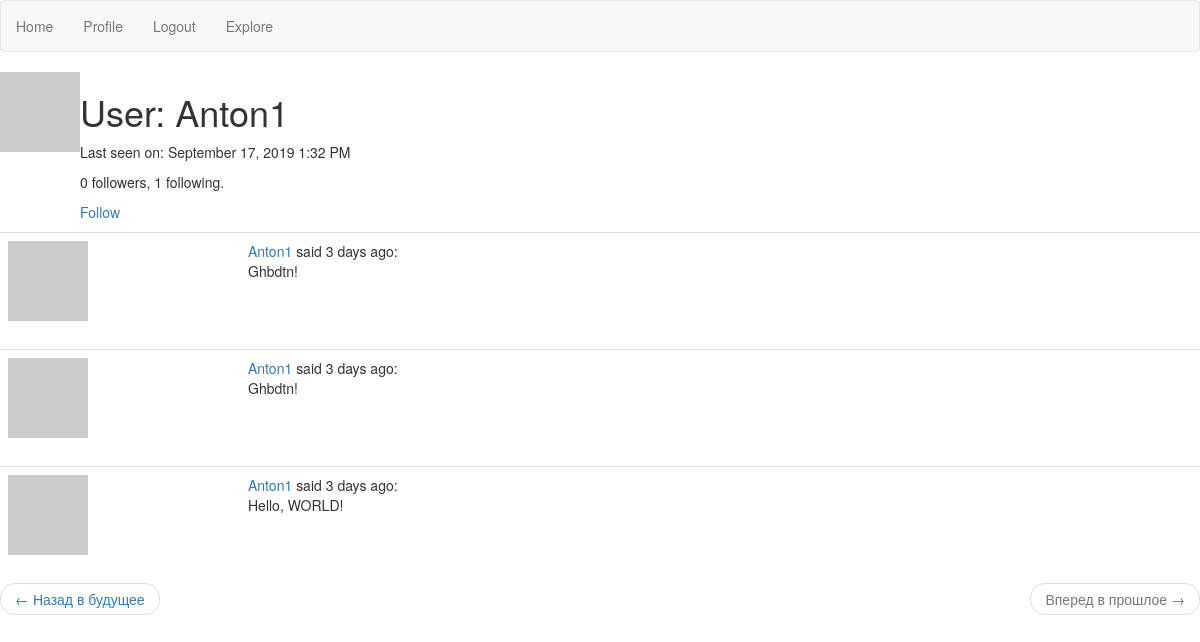
The page /user/Anton1?page=2 (signed in) on the database its author committed.
### app/models.py (models this page shows, shortened)
class User(UserMixin, db.Model):
    id = db.Column(db.Integer, primary_key=True)
    username = db.Column(db.String(64), index=True, unique=True)
    email = db.Column(db.String(120), index=True, unique=True)
    password_hash = db.Column(db.String(128))
    posts = db.relationship('Post', backref='author', lazy='dynamic')
    about_me = db.Column(db.String(300))
    last_seen = db.Column(db.DateTime, default=datetime.utcnow)
    followed = db.relationship(
        'User', secondary=followers,
        primaryjoin=(followers.c.follower_id == id),
        secondaryjoin=(followers.c.followed_id == id),
        backref=db.backref('followers', lazy='dynamic'), lazy='dynamic')
    def avatar(self, size):
        digest = md5(self.email.lower().encode('utf-8')).hexdigest()
        return 'https://www.gravatar.com/avatar/{}?d=identicon&s={}'.format(
            digest, size)
    def is_following(self, user):
        return self.followed.filter(
            followers.c.followed_id == user.id).count() > 0

class Post(db.Model):
    id = db.Column(db.Integer, primary_key=True)
    body = db.Column(db.String(140))
    timestamp = db.Column(db.DateTime, index=True, default=datetime.utcnow)
    user_id = db.Column(db.Integer, db.ForeignKey('user.id'))

### app/routs.py (the view)
@app.route('/user/<username>')
@login_required
def user(username):
    user = User.query.filter_by(username=username).first_or_404()
    page = request.args.get('page', 1, type=int)
    posts = user.posts.order_by(Post.timestamp.desc()).paginate(
        page, app.config['POSTS_PER_PAGE'], False)
    next_url = url_for('user', username=user.username, page=posts.next_num) \
        if posts.has_next else None
    prev_url = url_for('user', username=user.username, page=posts.prev_num) \
        if posts.has_prev else None
    return render_template('user.html', user=user, posts=posts.items,
                           next_url=next_url, prev_url=prev_url)

### app/models.py (called while the page is built)
@login.user_loader
def load_user(id):
    return User.query.get(int(id))

### app/routs.py (called while the page is built)
@app.before_request
def before_request():
    if current_user.is_authenticated:
        current_user.last_seen = datetime.utcnow()
        db.session.commit()

### app/templates/user.html (shortened to what this page needs)
{% extends "base.html" %}
{% block content %}
    <table>
    <tr valign="top">
        <td><img src="{{ user.avatar(128) }}"></td>
        <td>
           <h1>User: {{ user.username }}</h1>
            {% if user.last_seen %}
                <p>Last seen on: {{ moment(user.last_seen).format('LLL') }}</p>
            {% endif %}
            <p>{{ user.followers.count() }} followers, {{ user.followed.count() }} following.</p>
            {% if user == current_user %}
                <p><a href="{{ url_for('edit_profile') }}">Edit your profile</a></p>
            {% elif not current_user.is_following(user) %}
                <p><a href="{{ url_for('follow', username=user.username) }}">Follow</a></p>
            {% else %}
                <p><a href="{{ url_for('unfollow', username=user.username) }}">Unfollow</a></p>
            {% endif %}
        </td>
    </tr>
    </table>
{% for post in posts %}
    {% include '_post.html' %}
{% endfor %}
<nav aria-label="...">
    <ul class="pager">
        <li class="previous{% if not prev_url %} disabled{% endif %}">
            <a href="{{ prev_url or '#' }}">
                <span aria-hidden="true">&larr;</span> Назад в будущее
            </a>
        </li>
        <li class="next{% if not next_url %} disabled{% endif %}">
            <a href="{{ next_url or '#' }}">
                Вперед в прошлое <span aria-hidden="true">&rarr;</span>
            </a>
        </li>
    </ul>
    </nav>
{% endblock %}

### app/templates/_post.html
<table class="table table-hover">
    <tr>
        <td width="20%">
            <a href="{{ url_for('user', username=post.author.username) }}">
                <img src="{{ post.author.avatar(70) }}" />
            </a>
        </td>
        <td>
            <a href="{{ url_for('user', username=post.author.username) }}">
                {{ post.author.username }}
            </a>
            said {{ moment(post.timestamp).fromNow() }}:
            <br>
            {{ post.body }}
        </td>
    </tr>
</table>

### rows shown on the page
User: username "Anton1", last_seen "September 17, 2019 1:32 PM"
Post: author.username "Anton1", timestamp "3 days ago", body "Ghbdtn!"
Post: author.username "Anton1", timestamp "3 days ago", body "Ghbdtn!"
Post: author.username "Anton1", timestamp "3 days ago", body "Hello, WORLD!"

### other values the page prints
{{ user.followers.count() }} "0"
{{ user.followed.count() }} "1"
